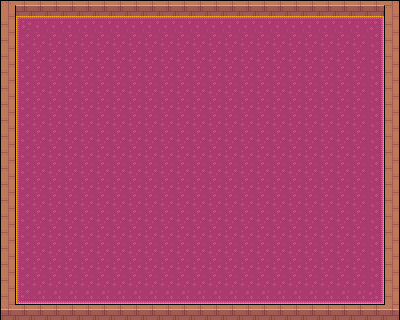

This is a level from a 2D game, rendered from its Tiled map with the project's own tilesets. A one-line summary and the complete map file follow:
An orthogonal 25x20 tile map with 16x16 px tiles, 2 tile layers (suelo, paredes) and 1 object.

<map version="1.5" tiledversion="1.7.2" orientation="orthogonal" renderorder="right-down" width="25" height="20" tilewidth="16" tileheight="16" infinite="0" nextlayerid="4" nextobjectid="3">
 <tileset firstgid="1" name="interior" tilewidth="16" tileheight="16" tilecount="216" columns="8">
  <image source="interior.png" width="128" height="432" />
 </tileset>
 <layer id="1" name="suelo" width="25" height="20">
  <data encoding="csv">
0,0,0,0,0,0,0,0,0,0,0,0,0,0,0,0,0,0,0,0,0,0,0,0,0,
0,97,98,98,98,98,98,98,98,98,98,98,98,98,98,98,98,98,98,98,98,98,98,99,0,
0,105,106,106,106,106,106,106,106,106,106,106,106,106,106,106,106,106,106,106,106,106,106,107,0,
0,105,106,106,106,106,106,106,106,106,106,106,106,106,106,106,106,106,106,106,106,106,106,107,0,
0,105,106,106,106,106,106,106,106,106,106,106,106,106,106,106,106,106,106,106,106,106,106,107,0,
0,105,106,106,106,106,106,106,106,106,106,106,106,106,106,106,106,106,106,106,106,106,106,107,0,
0,105,106,106,106,106,106,106,106,106,106,106,106,106,106,106,106,106,106,106,106,106,106,107,0,
0,105,106,106,106,106,106,106,106,106,106,106,106,106,106,106,106,106,106,106,106,106,106,107,0,
0,105,106,106,106,106,106,106,106,106,106,106,106,106,106,106,106,106,106,106,106,106,106,107,0,
0,105,106,106,106,106,106,106,106,106,106,106,106,106,106,106,106,106,106,106,106,106,106,107,0,
0,105,106,106,106,106,106,106,106,106,106,106,106,106,106,106,106,106,106,106,106,106,106,107,0,
0,105,106,106,106,106,106,106,106,106,106,106,106,106,106,106,106,106,106,106,106,106,106,107,0,
0,105,106,106,106,106,106,106,106,106,106,106,106,106,106,106,106,106,106,106,106,106,106,107,0,
0,105,106,106,106,106,106,106,106,106,106,106,106,106,106,106,106,106,106,106,106,106,106,107,0,
0,105,106,106,106,106,106,106,106,106,106,106,106,106,106,106,106,106,106,106,106,106,106,107,0,
0,105,106,106,106,106,106,106,106,106,106,106,106,106,106,106,106,106,106,106,106,106,106,107,0,
0,105,106,106,106,106,106,106,106,106,106,106,106,106,106,106,106,106,106,106,106,106,106,107,0,
0,105,106,106,106,106,106,106,106,106,106,106,106,106,106,106,106,106,106,106,106,106,106,107,0,
0,113,114,114,114,114,114,114,114,114,114,114,114,114,114,114,114,114,114,114,114,114,114,115,0,
0,0,0,0,0,0,0,0,0,0,0,0,0,0,0,0,0,0,0,0,0,0,0,0,0
</data>
 </layer>
 <layer id="2" name="paredes" width="25" height="20">
  <data encoding="csv">
145,146,146,146,146,146,146,146,146,146,146,146,146,146,146,146,146,146,146,146,146,146,146,146,147,
153,0,0,0,0,0,0,0,0,0,0,0,0,0,0,0,0,0,0,0,0,0,0,0,155,
153,0,0,0,0,0,0,0,0,0,0,0,0,0,0,0,0,0,0,0,0,0,0,0,155,
153,0,0,0,0,0,0,0,0,0,0,0,0,0,0,0,0,0,0,0,0,0,0,0,155,
153,0,0,0,0,0,0,0,0,0,0,0,0,0,0,0,0,0,0,0,0,0,0,0,155,
153,0,0,0,0,0,0,0,0,0,0,0,0,0,0,0,0,0,0,0,0,0,0,0,155,
153,0,0,0,0,0,0,0,0,0,0,0,0,0,0,0,0,0,0,0,0,0,0,0,155,
153,0,0,0,0,0,0,0,0,0,0,0,0,0,0,0,0,0,0,0,0,0,0,0,155,
153,0,0,0,0,0,0,0,0,0,0,0,0,0,0,0,0,0,0,0,0,0,0,0,155,
153,0,0,0,0,0,0,0,0,0,0,0,0,0,0,0,0,0,0,0,0,0,0,0,155,
153,0,0,0,0,0,0,0,0,0,0,0,0,0,0,0,0,0,0,0,0,0,0,0,155,
153,0,0,0,0,0,0,0,0,0,0,0,0,0,0,0,0,0,0,0,0,0,0,0,155,
153,0,0,0,0,0,0,0,0,0,0,0,0,0,0,0,0,0,0,0,0,0,0,0,155,
153,0,0,0,0,0,0,0,0,0,0,0,0,0,0,0,0,0,0,0,0,0,0,0,155,
153,0,0,0,0,0,0,0,0,0,0,0,0,0,0,0,0,0,0,0,0,0,0,0,155,
153,0,0,0,0,0,0,0,0,0,0,0,0,0,0,0,0,0,0,0,0,0,0,0,155,
153,0,0,0,0,0,0,0,0,0,0,0,0,0,0,0,0,0,0,0,0,0,0,0,155,
153,0,0,0,0,0,0,0,0,0,0,0,0,0,0,0,0,0,0,0,0,0,0,0,155,
153,0,0,0,0,0,0,0,0,0,0,0,0,0,0,0,0,0,0,0,0,0,0,0,155,
161,162,162,162,162,162,162,162,162,162,162,162,162,162,162,162,162,162,162,162,162,162,162,162,163
</data>
 </layer>
 <objectgroup id="3" name="player">
  <object id="1" x="193" y="209.5">
   <point />
  </object>
 </objectgroup>
</map>
